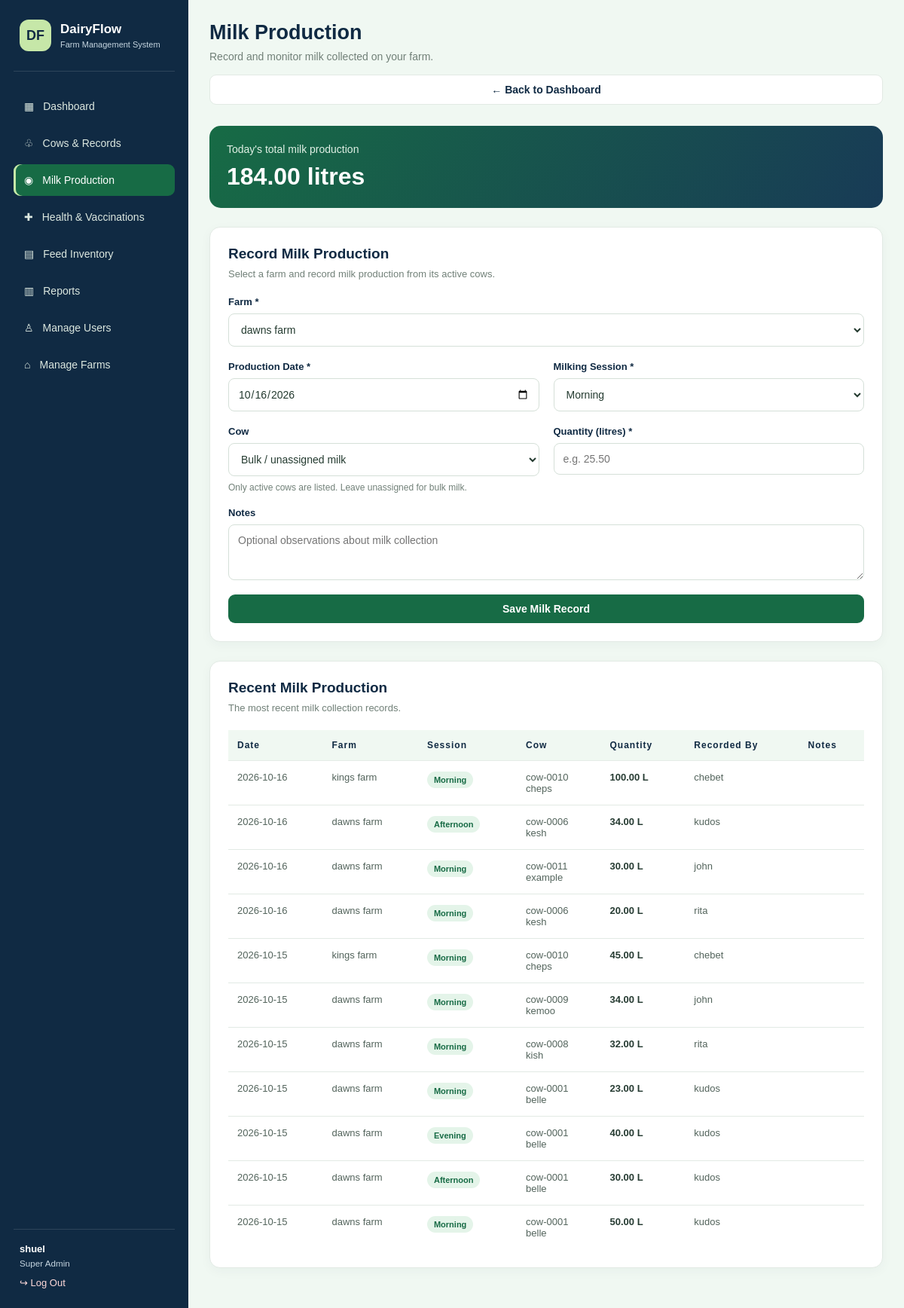
/milk.php (signed in), run on the app's committed database.
### tables this page shows
CREATE TABLE `milk_production` (
  `production_id` int(11) NOT NULL,
  `farm_id` int(11) NOT NULL,
  `cow_id` int(11) DEFAULT NULL,
  `recorded_by` int(11) DEFAULT NULL,
  `production_date` date NOT NULL,
  `milking_session` enum('morning','afternoon','evening') NOT NULL,
  `quantity_litres` decimal(10,2) NOT NULL,
  `notes` text DEFAULT NULL,
  `created_at` timestamp NOT NULL DEFAULT current_timestamp()
);

CREATE TABLE `farms` (
  `farm_id` int(11) NOT NULL,
  `farm_name` varchar(150) NOT NULL,
  `location` varchar(255) DEFAULT NULL,
  `contact_phone` varchar(30) DEFAULT NULL,
  `created_at` timestamp NOT NULL DEFAULT current_timestamp(),
  `status` enum('active','inactive') DEFAULT 'active'
);

CREATE TABLE `cows` (
  `cow_id` int(11) NOT NULL,
  `farm_id` int(11) NOT NULL,
  `tag_number` varchar(50) NOT NULL,
  `cow_name` varchar(100) DEFAULT NULL,
  `date_of_birth` date NOT NULL,
  `breed` varchar(100) DEFAULT NULL,
  `gender` enum('female','male') NOT NULL,
  `origin` enum('born_on_farm','acquired') NOT NULL DEFAULT 'acquired',
  `mother_id` int(11) DEFAULT NULL,
  `father_id` int(11) DEFAULT NULL,
  `status` enum('active','sick','pregnant','dry','sold','deceased') DEFAULT 'active',
  `notes` text DEFAULT NULL,
  `created_at` timestamp NOT NULL DEFAULT current_timestamp(),
  `manager_id` int(11) DEFAULT NULL
);

CREATE TABLE `users` (
  `user_id` int(11) NOT NULL,
  `role_id` int(11) NOT NULL,
  `farm_id` int(11) DEFAULT NULL,
  `full_name` varchar(150) NOT NULL,
  `email` varchar(150) NOT NULL,
  `password_hash` varchar(255) NOT NULL,
  `phone` varchar(30) DEFAULT NULL,
  `status` enum('active','inactive') DEFAULT 'active',
  `created_at` timestamp NOT NULL DEFAULT current_timestamp()
);

### includes/auth.php (called while the page is built, shortened)
<?php
function e(?string $value): string
{
    return htmlspecialchars($value ?? '', ENT_QUOTES, 'UTF-8');
}

### milk.php (the view, shortened to what this page needs)
<?php
require_once __DIR__ . '/includes/auth.php';
$role = $_SESSION['role_name'];
$userFarmId = $_SESSION['farm_id'] ?? null;
$isSuperAdmin = $role === 'super_admin';
$errors = [];
$farms = [];
$records = [];
$todayTotal = 0.0;
$dashboards = [
    'super_admin' => 'super_admin.php',
    'admin' => 'admin.php',
    'farm_manager' => 'farm_manager.php'
];
$dashboardUrl = $dashboards[$role] ?? 'index.php';
$selectedFarmId = (int) ($userFarmId ?? 0);
$selectedDate = date('Y-m-d');
$selectedSession = 'morning';
$selectedQuantity = '';
$selectedNotes = '';
try {
    if ($isSuperAdmin) {
        $stmt = $pdo->query(
            "SELECT farm_id, farm_name
             FROM farms
             WHERE status = 'active'
             ORDER BY farm_name"
        );
        $farms = $stmt->fetchAll(PDO::FETCH_ASSOC);
        $requestedFarmId = filter_var(
            $_GET['farm_id'] ?? '',
            FILTER_VALIDATE_INT
        );
        if ($requestedFarmId) {
            $selectedFarmId = (int) $requestedFarmId;
        } elseif (!empty($farms)) {
            $selectedFarmId = (int) $farms[0]['farm_id'];
        } else {
            $selectedFarmId = 0;
        }
    } elseif (!$userFarmId) {
        throw new RuntimeException(
            'Your account has not been assigned to a farm.'
        );
    }
    if ($isSuperAdmin) {
        $totalStmt = $pdo->query(
            "SELECT COALESCE(SUM(quantity_litres), 0)
             FROM milk_production
             WHERE production_date = CURDATE()"
        );
        $recordsStmt = $pdo->query(
            "SELECT mp.production_id,
                    mp.production_date,
                    mp.milking_session,
                    mp.quantity_litres,
                    mp.notes,
                    f.farm_name,
                    c.tag_number,
                    c.cow_name,
                    u.full_name AS recorder
             FROM milk_production mp
             INNER JOIN farms f ON f.farm_id = mp.farm_id
             LEFT JOIN cows c ON c.cow_id = mp.cow_id
             LEFT JOIN users u ON u.user_id = mp.recorded_by
             ORDER BY mp.production_date DESC,
                      mp.production_id DESC
             LIMIT 100"
        );
    }
    $todayTotal = (float) $totalStmt->fetchColumn();
    $records = $recordsStmt->fetchAll(PDO::FETCH_ASSOC);
} catch (PDOException $e) {
    error_log('Milk production error: ' . $e->getMessage());
    $errors[] = 'A database error occurred. Please check your database connection.';
} catch (RuntimeException $e) {
    $errors[] = $e->getMessage();
}
?>
<!DOCTYPE html>
<html lang="en">
<head>
    <link rel="stylesheet" href="assets/style.css">
</head>
<body>
    <div class="milk-layout">
        <aside class="sidebar">
            <div class="sidebar-brand">
                <div class="sidebar-logo">DF</div>
                <div>
                    <h2>DairyFlow</h2>
                    <small>Farm Management System</small>
                </div>
            </div>
            <nav>
                <a href="<?= e($dashboardUrl) ?>">
                    <span>▦</span> Dashboard
                </a>
                <a href="cows.php">
                    <span>♧</span> Cows &amp; Records
                </a>
                <a href="milk.php" class="active" aria-current="page">
                    <span>◉</span> Milk Production
                </a>
                <a href="health.php">
                    <span>✚</span> Health &amp; Vaccinations
                </a>
                <a href="feeds.php">
                    <span>▤</span> Feed Inventory
                </a>
                <a href="reports.php">
                    <span>▥</span> Reports
                </a>
                <?php if ($isSuperAdmin): ?>
                    <a href="users.php">
                        <span>♙</span> Manage Users
                    </a>
                    <a href="farms.php">
                        <span>⌂</span> Manage Farms
                    </a>
                <?php endif; ?>
            </nav>
            <div class="sidebar-bottom">
                <div class="sidebar-user">
                    <strong><?= e($_SESSION['full_name'] ?? 'User') ?></strong>
                    <small>
                        <?= e(ucwords(str_replace('_', ' ', $role))) ?>
                    </small>
                </div>
                <a class="sidebar-logout" href="logout.php">
                    ↪ Log Out
                </a>
            </div>
        </aside>
        <main class="milk-main">
            <header class="milk-topbar">
                <div>
                    <h1>Milk Production</h1>
                    <p class="milk-subtitle">
                        Record and monitor milk collected on your farm.
                    </p>
                </div>
                <a class="btn btn-secondary" href="<?= e($dashboardUrl) ?>">
                    ← Back to Dashboard
                </a>
            </header>
            <section class="milk-stat">
                <span>Today's total milk production</span>
                <strong>
                    <?= number_format($todayTotal, 2) ?> litres
                </strong>
            </section>
            <section class="milk-card">
                <h2>Record Milk Production</h2>
                <p class="card-description">
                    <?php if ($role === 'farm_manager'): ?>
                        Record milk collected from cows assigned to you.
                    <?php elseif ($isSuperAdmin): ?>
                        Select a farm and record milk production from its active cows.
                    <?php else: ?>
                        Record milk production from active cows on your farm.
                    <?php endif; ?>
                </p>
                <form method="POST" action="milk.php" class="milk-form">
                    <?php if ($isSuperAdmin): ?>
                        <div class="milk-field full">
                            <label for="farm_id">Farm *</label>
                            <select
                                id="farm_id"
                                name="farm_id"
                                required
                                onchange="window.location.href='milk.php?farm_id='+encodeURIComponent(this.value)">
                                <?php foreach ($farms as $farm): ?>
                                    <option
                                        value="<?= (int) $farm['farm_id'] ?>"
                                        <?= $selectedFarmId === (int) $farm['farm_id'] ? 'selected' : '' ?>>
                                        <?= e($farm['farm_name']) ?>
                                    </option>
                                <?php endforeach; ?>
                            </select>
                        </div>
                    <?php endif; ?>
                    <div class="milk-field">
                        <label for="production_date">Production Date *</label>
                        <input
                            type="date"
                            id="production_date"
                            name="production_date"
                            value="<?= e($selectedDate) ?>"
                            max="<?= date('Y-m-d') ?>"
                            required>
                    </div>
                    <div class="milk-field">
                        <label for="milking_session">Milking Session *</label>
                        <select
                            id="milking_session"
                            name="milking_session"
                            required>
                            <option value="morning" <?= $selectedSession === 'morning' ? 'selected' : '' ?>>
                                Morning
                            </option>
                        </select>
                    </div>
                    <div class="milk-field">
                        <label for="cow_id">Cow</label>
                        <select id="cow_id" name="cow_id">
                            <option value="">Bulk / unassigned milk</option>
                        </select>
                        <p class="milk-help">
                            Only active cows are listed. Leave unassigned for bulk milk.
                        </p>
                    </div>
                    <div class="milk-field">
                        <label for="quantity_litres">Quantity (litres) *</label>
                        <input
                            type="number"
                            id="quantity_litres"
                            name="quantity_litres"
                            min="0.01"
                            step="0.01"
                            value="<?= e($selectedQuantity) ?>"
                            placeholder="e.g. 25.50"
                            required>
                    </div>
                    <div class="milk-field full">
                        <label for="notes">Notes</label>
                        <textarea
                            id="notes"
                            name="notes"
                            rows="3"
                            maxlength="1000"
                            placeholder="Optional observations about milk collection"><?= e($selectedNotes) ?></textarea>
                    </div>
                    <div class="milk-field full">
                        <button type="submit" class="btn">
                            Save Milk Record
                        </button>
                    </div>
                </form>
            </section>
            <section class="milk-card">
                <h2>Recent Milk Production</h2>
                <p class="card-description">
                    The most recent milk collection records.
                </p>
                <?php if (empty($records)): ?>
                    <div class="empty-state">
                        No milk production records have been recorded yet.
                    </div>
                <?php else: ?>
                    <div class="milk-table-wrap">
                        <table class="milk-table">
                            <thead>
                                <tr>
                                    <th>Date</th>
                                    <?php if ($isSuperAdmin): ?>
                                        <th>Farm</th>
                                    <?php endif; ?>
                                    <th>Session</th>
                                    <th>Cow</th>
                                    <th>Quantity</th>
                                    <th>Recorded By</th>
                                    <th>Notes</th>
                                </tr>
                            </thead>
                            <tbody>
                                <?php foreach ($records as $record): ?>
                                    <tr>
                                        <td>
                                            <?= e($record['production_date']) ?>
                                        </td>
                                        <?php if ($isSuperAdmin): ?>
                                            <td><?= e($record['farm_name']) ?></td>
                                        <?php endif; ?>
                                        <td>
                                            <span class="session-badge">
                                                <?= e(ucfirst($record['milking_session'])) ?>
                                            </span>
                                        </td>
                                        <td>
                                            <?php if (!empty($record['tag_number'])): ?>
                                                <?= e($record['tag_number']) ?>
                                                <?php if (!empty($record['cow_name'])): ?>
                                                    <br>
                                                    <?= e($record['cow_name']) ?>
                                                <?php endif; ?>
                                            <?php else: ?>
                                                Bulk / unassigned
                                            <?php endif; ?>
                                        </td>
                                        <td>
                                            <strong>
                                                <?= number_format(
                                                    (float) $record['quantity_litres'],
                                                    2
                                                ) ?> L
                                            </strong>
                                        </td>
                                        <td>
                                            <?= e($record['recorder'] ?? 'Unknown') ?>
                                        </td>
                                        <td>
                                        </td>
                                    </tr>
                                <?php endforeach; ?>
                            </tbody>
                        </table>
                    </div>
                <?php endif; ?>
            </section>
        </main>
    </div>
</body>
</html>

### assets/style.css (style rules this page uses)
:root { --navy: #102A43; --navy-light: #183B56; --green: #176B45; --green-light: #228557; --soft-green: #E4F4E9; --mint: #F0F8F2; --lime: #C6E7A8; --ink: #1D2939; --muted: #718096; --line: #E5EBE7; --white: #FFFFFF; --background: #F6F9F7; --shadow: 0 12px 32px rgba(16,42,67,.055); }
* { box-sizing: border-box; }
body { margin: 0; background: var(--background); color: var(--ink); font-family: 'DM Sans', sans-serif; font-size: 14px; }
a { color: inherit; text-decoration: none; }
.sidebar { width: 250px; flex-shrink: 0; display: flex; flex-direction: column; padding: 26px 17px; background: var(--navy); color: #DCE8E3; }
.sidebar nav { display: grid; gap: 6px; }
.sidebar nav a { padding: 12px; border-radius: 10px; color: #B9CBC5; font-size: 12px; }
.sidebar nav a:hover, .sidebar nav a.active { background: #214B48; color: white; }
.sidebar-bottom { margin-top: auto; }
table { width: 100%; border-collapse: collapse; text-align: left; white-space: nowrap; }
th { padding: 12px 10px; border-bottom: 1px solid var(--line); color: #8A9992; font-size: 9px; letter-spacing: 1px; }
td { padding: 14px 10px; border-bottom: 1px solid #EEF2EF; color: #53645C; font-size: 11px; }
td strong { color: #273C33; }
tbody tr:last-child td { border-bottom: 0; }
.btn { display: flex; justify-content: space-between; align-items: center; width: 100%; padding: 14px; border: 0; border-radius: 9px; background: var(--green); color: white; cursor: pointer; font-weight: 700; }

### data on the page
milk_production: production_date "2026-10-16", farm.farm_name "kings farm", milking_session "Morning", cow.tag_number "cow-0010", cow.cow_name "cheps", quantity_litres "100.00", recorded_by.full_name "chebet"
milk_production: production_date "2026-10-16", farm.farm_name "dawns farm", milking_session "Afternoon", cow.tag_number "cow-0006", cow.cow_name "kesh", quantity_litres "34.00", recorded_by.full_name "kudos"
milk_production: production_date "2026-10-16", farm.farm_name "dawns farm", milking_session "Morning", cow.tag_number "cow-0011", cow.cow_name "example", quantity_litres "30.00", recorded_by.full_name "john"
milk_production: production_date "2026-10-16", farm.farm_name "dawns farm", milking_session "Morning", cow.tag_number "cow-0006", cow.cow_name "kesh", quantity_litres "20.00", recorded_by.full_name "rita"
milk_production: production_date "2026-10-15", farm.farm_name "kings farm", milking_session "Morning", cow.tag_number "cow-0010", cow.cow_name "cheps", quantity_litres "45.00", recorded_by.full_name "chebet"
milk_production: production_date "2026-10-15", farm.farm_name "dawns farm", milking_session "Morning", cow.tag_number "cow-0009", cow.cow_name "kemoo", quantity_litres "34.00", recorded_by.full_name "john"
milk_production: production_date "2026-10-15", farm.farm_name "dawns farm", milking_session "Morning", cow.tag_number "cow-0008", cow.cow_name "kish", quantity_litres "32.00", recorded_by.full_name "rita"
milk_production: production_date "2026-10-15", farm.farm_name "dawns farm", milking_session "Morning", cow.tag_number "cow-0001", cow.cow_name "belle", quantity_litres "23.00", recorded_by.full_name "kudos"
milk_production: production_date "2026-10-15", farm.farm_name "dawns farm", milking_session "Evening", cow.tag_number "cow-0001", cow.cow_name "belle", quantity_litres "40.00", recorded_by.full_name "kudos"
milk_production: production_date "2026-10-15", farm.farm_name "dawns farm", milking_session "Afternoon", cow.tag_number "cow-0001", cow.cow_name "belle", quantity_litres "30.00", recorded_by.full_name "kudos"
milk_production: production_date "2026-10-15", farm.farm_name "dawns farm", milking_session "Morning", cow.tag_number "cow-0001", cow.cow_name "belle", quantity_litres "50.00", recorded_by.full_name "kudos"

### other printed values
$_SESSION['full_name'] "shuel"
str_replace('_', ' ', $role) "Super Admin"
$todayTotal "184.00"
form field farm_id "dawns farm"
